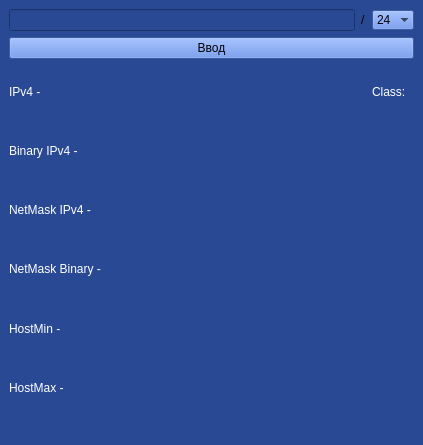
<?xml version="1.0" encoding="UTF-8"?>
<ui version="4.0">
 <class>MainWindow</class>
 <widget class="QMainWindow" name="MainWindow">
  <property name="geometry">
   <rect>
    <x>0</x>
    <y>0</y>
    <width>423</width>
    <height>445</height>
   </rect>
  </property>
  <property name="windowTitle">
   <string>MainWindow</string>
  </property>
  <property name="styleSheet">
   <string notr="true">background-color: rgb(41, 73, 148);</string>
  </property>
  <widget class="QWidget" name="centralwidget">
   <layout class="QGridLayout" name="gridLayout">
    <item row="1" column="2">
     <widget class="QComboBox" name="comboBox">
      <property name="styleSheet">
       <string notr="true">background-color: rgb(85, 127, 224);
alternate-background-color: rgb(255, 255, 255);</string>
      </property>
      <property name="currentIndex">
       <number>24</number>
      </property>
      <property name="minimumContentsLength">
       <number>0</number>
      </property>
      <property name="frame">
       <bool>false</bool>
      </property>
      <item>
       <property name="text">
        <string>0</string>
       </property>
      </item>
      <item>
       <property name="text">
        <string>1</string>
       </property>
      </item>
      <item>
       <property name="text">
        <string>2</string>
       </property>
      </item>
      <item>
       <property name="text">
        <string>3</string>
       </property>
      </item>
      <item>
       <property name="text">
        <string>4</string>
       </property>
      </item>
      <item>
       <property name="text">
        <string>5</string>
       </property>
      </item>
      <item>
       <property name="text">
        <string>6</string>
       </property>
      </item>
      <item>
       <property name="text">
        <string>7</string>
       </property>
      </item>
      <item>
       <property name="text">
        <string>8</string>
       </property>
      </item>
      <item>
       <property name="text">
        <string>9</string>
       </property>
      </item>
      <item>
       <property name="text">
        <string>10</string>
       </property>
      </item>
      <item>
       <property name="text">
        <string>11</string>
       </property>
      </item>
      <item>
       <property name="text">
        <string>12</string>
       </property>
      </item>
      <item>
       <property name="text">
        <string>13</string>
       </property>
      </item>
      <item>
       <property name="text">
        <string>14</string>
       </property>
      </item>
      <item>
       <property name="text">
        <string>15</string>
       </property>
      </item>
      <item>
       <property name="text">
        <string>16</string>
       </property>
      </item>
      <item>
       <property name="text">
        <string>17</string>
       </property>
      </item>
      <item>
       <property name="text">
        <string>18</string>
       </property>
      </item>
      <item>
       <property name="text">
        <string>19</string>
       </property>
      </item>
      <item>
       <property name="text">
        <string>20</string>
       </property>
      </item>
      <item>
       <property name="text">
        <string>21</string>
       </property>
      </item>
      <item>
       <property name="text">
        <string>22</string>
       </property>
      </item>
      <item>
       <property name="text">
        <string>23</string>
       </property>
      </item>
      <item>
       <property name="text">
        <string>24</string>
       </property>
      </item>
      <item>
       <property name="text">
        <string>25</string>
       </property>
      </item>
      <item>
       <property name="text">
        <string>26</string>
       </property>
      </item>
      <item>
       <property name="text">
        <string>27</string>
       </property>
      </item>
      <item>
       <property name="text">
        <string>28</string>
       </property>
      </item>
      <item>
       <property name="text">
        <string>29</string>
       </property>
      </item>
      <item>
       <property name="text">
        <string>30</string>
       </property>
      </item>
      <item>
       <property name="text">
        <string>31</string>
       </property>
      </item>
      <item>
       <property name="text">
        <string>32</string>
       </property>
      </item>
     </widget>
    </item>
    <item row="3" column="0">
     <widget class="QLabel" name="label">
      <property name="styleSheet">
       <string notr="true">color: rgb(255, 255, 255);</string>
      </property>
      <property name="text">
       <string>IPv4 -</string>
      </property>
     </widget>
    </item>
    <item row="3" column="2">
     <widget class="QLabel" name="label_7">
      <property name="styleSheet">
       <string notr="true">color: rgb(255, 255, 255);</string>
      </property>
      <property name="text">
       <string>Class: </string>
      </property>
     </widget>
    </item>
    <item row="1" column="0">
     <widget class="QLineEdit" name="lineEdit">
      <property name="styleSheet">
       <string notr="true">border-color: rgb(85, 127, 224);</string>
      </property>
     </widget>
    </item>
    <item row="2" column="0" colspan="3">
     <widget class="QPushButton" name="pushButton">
      <property name="styleSheet">
       <string notr="true">background-color: rgb(85, 127, 224);</string>
      </property>
      <property name="text">
       <string>Ввод</string>
      </property>
     </widget>
    </item>
    <item row="6" column="0">
     <widget class="QLabel" name="label_4">
      <property name="styleSheet">
       <string notr="true">color: rgb(255, 255, 255);</string>
      </property>
      <property name="text">
       <string>NetMask Binary -</string>
      </property>
     </widget>
    </item>
    <item row="5" column="0">
     <widget class="QLabel" name="label_3">
      <property name="styleSheet">
       <string notr="true">color: rgb(255, 255, 255);</string>
      </property>
      <property name="text">
       <string>NetMask IPv4 - </string>
      </property>
     </widget>
    </item>
    <item row="4" column="0">
     <widget class="QLabel" name="label_2">
      <property name="styleSheet">
       <string notr="true">
color: rgb(255, 255, 255);</string>
      </property>
      <property name="text">
       <string>Binary IPv4 - </string>
      </property>
     </widget>
    </item>
    <item row="7" column="0">
     <widget class="QLabel" name="label_5">
      <property name="styleSheet">
       <string notr="true">color: rgb(255, 255, 255);</string>
      </property>
      <property name="text">
       <string>HostMin - </string>
      </property>
     </widget>
    </item>
    <item row="8" column="0">
     <widget class="QLabel" name="label_6">
      <property name="styleSheet">
       <string notr="true">color: rgb(255, 255, 255);</string>
      </property>
      <property name="text">
       <string>HostMax - </string>
      </property>
     </widget>
    </item>
    <item row="1" column="1">
     <widget class="QLabel" name="label_8">
      <property name="text">
       <string>/</string>
      </property>
     </widget>
    </item>
   </layout>
  </widget>
  <widget class="QMenuBar" name="menubar">
   <property name="geometry">
    <rect>
     <x>0</x>
     <y>0</y>
     <width>423</width>
     <height>25</height>
    </rect>
   </property>
  </widget>
  <widget class="QStatusBar" name="statusbar"/>
 </widget>
 <resources/>
 <connections/>
</ui>
